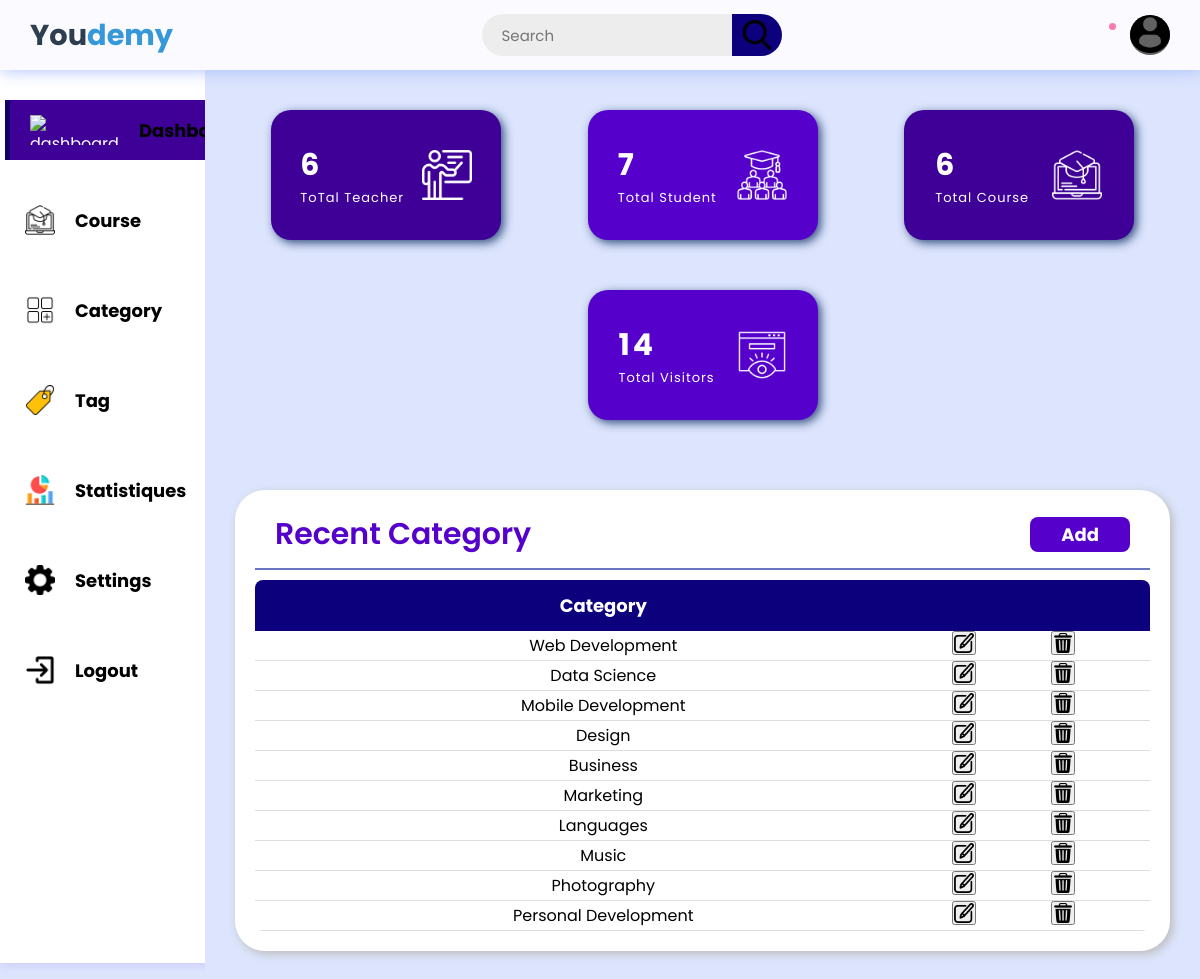
/src/Views/admin/categorys/index.php (signed in), run on the app's committed database.
### tables this page shows
CREATE TABLE CATEGORY (
    id INT PRIMARY KEY AUTO_INCREMENT,
    category VARCHAR(200)
);

### src/Views/admin/categorys/index.php (the view, shortened to what this page needs)
<?php
$db = new DatabaseConnexion();
$conn = $db->connect();
$totalTeachers = $conn->query("SELECT COUNT(*) FROM users WHERE role = 'Teacher'")->fetchColumn();
$totalStudents = $conn->query("SELECT COUNT(*) FROM users WHERE role = 'Student'")->fetchColumn();
$totalCourses = $conn->query("SELECT COUNT(*) FROM courses")->fetchColumn();
$totalVisitors = $conn->query("SELECT COUNT(*) FROM users")->fetchColumn();
$categorys = $conn->query("SELECT * FROM CATEGORY")->fetchAll(PDO::FETCH_ASSOC);
?>
<!DOCTYPE html>
<html lang="en">
<head>
    <link rel="stylesheet" href="../../../../assets/styles/dashboard.css">
</head>
<body>
    <header>
        <div class="logosec">
        <div class="logo">You<span>demy</span></div>
        </div>
        <div class="searchbar">
            <input type="text"
                placeholder="Search">
            <div class="searchbtn">
                <img src="../../../../assets/media/image/search.png"
                    class="icn srchicn"
                    alt="search-icon">
            </div>
        </div>
        <div class="message">
            <div class="circle"></div>
                <div class="dp">
                    <a href="../../auth/login.php"><img src="./assets/media/image/Profil.png" class="dpicn"></a>
                </div>
        </div>
    </header>
    <div class="main-container">
        <div class="navcontainer">
            <nav class="nav">
                <div class="nav-upper-options">
                    <div class="nav-option option1">
                        <img src="https://media.geeksforgeeks.org/wp-content/uploads/20221210182148/Untitled-design-(29).png"
                            class="nav-img"
                            alt="dashboard">
                        <a href="./index.php">Dashboard</a>
                    </div>
                    <div class="nav-option option2">
                        <img src="../../../../assets/media/image/courseblack.png"
                            class="nav-img"
                            alt="institution">
                        <a href="../courses/index.php"> Course</a>
                    </div>
                    <div class="option3 nav-option">
                        <img src="../../../../assets/media/image/category.png"
                            class="nav-img"
                            alt="articles">
                        <a href="#"> Category</a>
                    </div>
                    <div class="nav-option option4">
                        <img src="../../../../assets/media/image/tag icon.png"
                            class="nav-img"
                            alt="report">
                        <a href="../tags/index.php"> Tag</a>
                    </div>
                    <div class="nav-option option5">
                        <img src="../../../../assets/media/image/report.png"
                            class="nav-img"
                            alt="raport">
                            <a href="../statistics.php"> Statistiques</a>
                    </div>
                    <div class="nav-option option6">
                        <img src="../../../../assets/media/image/settings.png"
                            class="nav-img"
                            alt="settings">
                        <a href="#"> Settings</a>
                    </div>
                    <div class="nav-option logout">
                        <img src="../../../../assets/media/image/login.png"
                            class="nav-img"
                            alt="logout">
                        <a href="../../auth/logout.php">Logout</a>
                    </div>
                </div>
            </nav>
        </div>
        <div class="main">
            <div class="box-container">
                <div class="box box1">
                    <div class="text">
                        <h2 class="topic-heading"><?php echo $totalTeachers ?></h2>
                        <h2 class="topic">ToTal Teacher</h2>
                    </div>
                    <img src="../../../../assets/media/image/teacher white.png"
                        alt="visitors">
                </div>
                <div class="box box2">
                    <div class="text">
                        <h2 class="topic-heading"><?php echo $totalStudents  ?></h2>
                        <h2 class="topic">Total Student</h2>
                    </div>
                    <img src="../../../../assets/media/image/students.png"
                        alt="recruiter">
                </div>
                <div class="box box3">
                    <div class="text">
                        <h2 class="topic-heading"><?php echo $totalCourses ?></h2>
                        <h2 class="topic">Total Course</h2>
                    </div>
                    <img src="../../../../assets/media/image/coursewhite.png"
                        alt="candidate">
                </div>
                <div class="box box4">
                    <div class="text">
                        <h2 class="topic-heading">
                            <?php echo $totalVisitors ?>
                        </h2>
                        <h2 class="topic">Total Visitors</h2>
                    </div>
                    <img src="../../../../assets/media/image/visiteur-white.png" alt="active">
                </div>
            </div>
            <div class="report-container">
                <div class="report-header">
                    <h1 class="recent-Articles">Recent Category</h1>
                    <div>
                    <button id="add-btn"><a href="../categorys/add.php">Add</a></button>
                    </div>
                </div>
                    <div class="table-wrapper">
                        <table class="styled-table">
                            <thead>
                                <tr>
                                    <th class="t-op">Category</th>
                                    <th></th>
                                    <th></th>
                                </tr>
                            </thead>
                            <tbody>
                                    <?php if (count($categorys) > 0): ?>
                                        <?php foreach ($categorys as $category): ?>
                                            <tr class="tr-style">
                                                <td class="output"><?php echo htmlspecialchars($category['category']) ?></td>
                                                <td>
                                                <a href="./edit.php?id=<?php echo $category['id']; ?>">
                                                    <button type="submit" class="edit-btn">
                                                        <img src="../../../../assets/media/image/edit-button.png" class="icon-output" alt="edit-icon">
                                                    </button>
                                                </a>
                                            </td>
                                            <td>
                                                <form method="POST" action="./delete.php">
                                                    <button type="submit" class="delete-btn">
                                                        <img src="../../../../assets/media/image/delete-icon.png" class="icon-output" alt="delete-icon">
                                                    </button>
                                                </form>
                                            </td>
                                        </tr>
                                        <?php endforeach; ?>
                                    <?php else: ?>
                                        <tr>
                                            <td>No category found.</td>
                                        </tr>
                                    <?php endif; ?>
                            </tbody>
                        </table>
                    </div>
                </div>
            </div>
        </div>
</body>
</html>

### data on the page
category: category "Web Development"
category: category "Data Science"
category: category "Mobile Development"
category: category "Design"
category: category "Business"
category: category "Marketing"
category: category "Languages"
category: category "Music"
category: category "Photography"
category: category "Personal Development"

### other printed values
$totalTeachers "6"
$totalStudents "7"
$totalCourses "6"
$totalVisitors "14"
